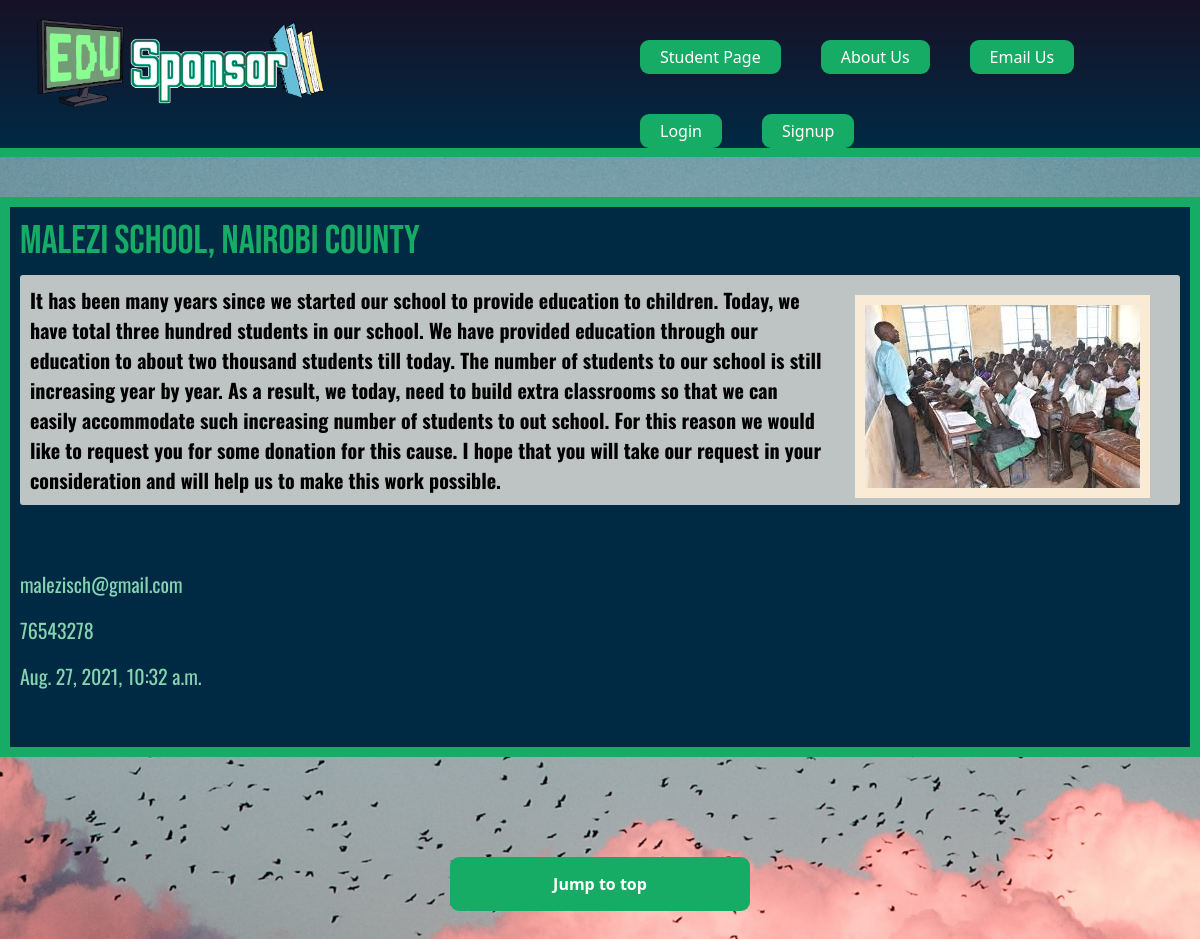
Screenshot of /donees/malezi-sch/ with the database file from the repository.
### donees/models.py (models this page shows, shortened)
class donee(models.Model):
    name = models.CharField(max_length=200)
    slug = models.SlugField()
    message = models.TextField()
    email = models.EmailField()
    contact = models.IntegerField()
    date = models.DateTimeField(auto_now_add=True)
    thumb = models.ImageField(default='default.png', blank=True)
    author = models.ForeignKey(User, default=None, on_delete=models.CASCADE)

### donees/views.py (the view)
# urls.py: url(r'^(?P<slug>[\w-]+)/$', views.donee_detail, name="detail"),
def donee_detail(request, slug):
    anyDonee = donee.objects.get(slug=slug)
    return render(request, 'donees/donee_detail.html', {'donee': anyDonee})

### donees/templates/donees/donee_detail.html (shortened to what this page needs)
{% extends 'base_layout.html' %}
{% block content %}
<div class="main-display">
<div class="donee-container">
<div class="donee-detail">
    <h2>{{ donee.name }}</h2>
    <img class='SkulPic' src="{{donee.thumb.url}}"/>
    <p class='des'>{{ donee.message }}</p>
    <br></br>
    <p class='email'>{{ donee.email }}</p>
    <p class='contact'>{{ donee.contact }}</p>
    <p class='date'>{{ donee.date }}</p>
</div>
</div>
<a class="toTop" href="#">Jump to top</a>
</div>
{% endblock %}

### assets/style.css (style rules this page uses)
body { background-color: #ffffff5b; background-image: url(/static/cloud5.jpg); background-repeat: no-repeat; color: #17ac66; background-position: bottom; background-size: auto; background-attachment: fixed; background-position: center; background-size: 2000px; }
p { color: #85d4af; font-family: 'Oswald', sans-serif, Ubuntu; font-size: 20px; }
h1, h2, h3, h4, h5 { font-family: 'Bebas Neue', cursive; font-weight: normal; margin: 0; font-size: 40px; }
h2 { text-decoration: none; }
a { color: #fff; text-decoration: none; }
.des { margin-top: 10px; background-color: rgb(190, 196, 195); color: rgb(0, 0, 0); font-weight: bold; padding: 10px; border-radius: 3px; }
.main-display { max-width: 1300px; margin: 0 auto; }
.email { font-family: 'Oswald', sans-serif, Ubuntu; font-size: 20px; }
.toTop { background-color: #17ac66; border: 0; border-radius: 9px; color: white; padding: 15px 32px; margin: 0 auto; text-align: center; text-decoration: none; display: block; font-size: 16px; font-weight: bold; margin-top:100px; margin-bottom:100px; align-content: center; max-width: 300px; }
.container, .donee-container { margin: 0 auto; margin-top: 40px; padding: 10px; border: 10px solid #17ac66; position: relative; padding-bottom: 40px; background-color: #002944; max-width: fit-content; height: fit-content; }
.donee-container { position: relative; }

### donees/templates/donees/donee_detail.html (style rules this page uses)
.SkulPic { height:auto ; float: right; width: auto; border-radius:auto ; margin-right: 15px; margin: 30px; max-width: 450px; border-color: antiquewhite; border-width: 10px; border-style: solid; }

### rows the page displays
donee: name "Malezi School, Nairobi County", thumb (picture), message "It has been many years since we started our school to provide education to children. Today, we have total three hundred students in our school. We have provided education through our education to about two thousand students till today. The number of students to our school is still increasing year by year. As a result, we today, need to build extra classrooms so that we can easily accommodate such increasing number of students to out school. For this reason we would like to request you for some donation for this cause. I hope that you will take our request in your consideration and will help us to make this work possible.", email "malezisch@gmail.com", contact "76543278", date "Aug. 27, 2021, 10:32 a.m."
